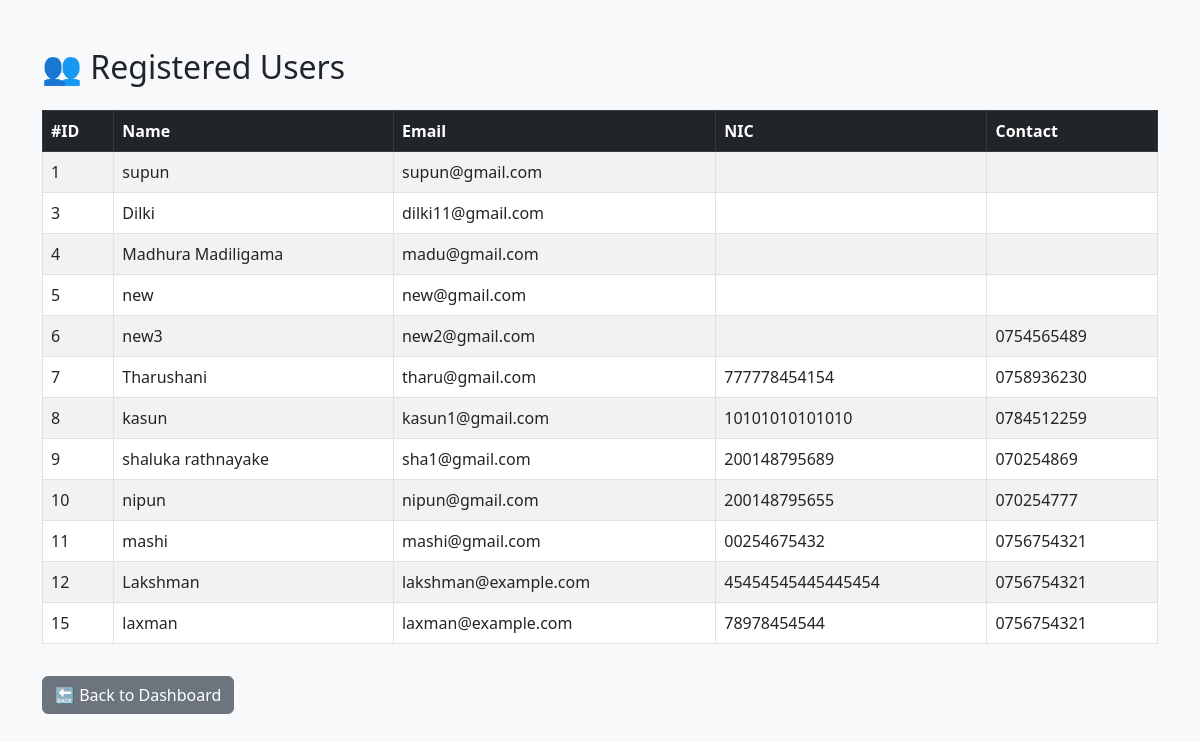
The page /admins/view_users.php (signed in) on the database its author committed.
### tables this page shows
CREATE TABLE `users` (
  `id` int(11) NOT NULL,
  `username` varchar(50) DEFAULT NULL,
  `name` varchar(100) DEFAULT NULL,
  `nic` varchar(20) DEFAULT NULL,
  `email` varchar(100) DEFAULT NULL,
  `password` varchar(255) DEFAULT NULL,
  `phone` varchar(20) DEFAULT NULL,
  `address` text DEFAULT NULL,
  `city` varchar(100) NOT NULL,
  `contact` varchar(20) DEFAULT NULL,
  `registration_date` datetime DEFAULT current_timestamp()
);

### admins/view_users.php (the view, shortened to what this page needs)
<?php
include("../includes/db.php");
$result = $conn->query("SELECT id, name, email, nic, contact, address FROM users");
?>
<!DOCTYPE html>
<html>
<head>
    <link href="https://cdn.jsdelivr.net/npm/bootstrap@5.3.0/dist/css/bootstrap.min.css" rel="stylesheet">
</head>
<body class="bg-light">
<div class="container mt-5">
    <h2 class="mb-4">👥 Registered Users</h2>
    <table class="table table-bordered table-striped">
        <thead class="table-dark">
            <tr>
                <th>#ID</th>
                <th>Name</th>
                <th>Email</th>
                <th>NIC</th>
                <th>Contact</th>
            </tr>
        </thead>
        <tbody>
            <?php while($user = $result->fetch_assoc()): ?>
            <tr>
                <td><?= $user["id"] ?></td>
                <td><?= htmlspecialchars($user["name"]) ?></td>
                <td><?= htmlspecialchars($user["email"]) ?></td>
                <td><?= htmlspecialchars($user["nic"]) ?></td>
                <td><?= htmlspecialchars($user["contact"]) ?></td>
            </tr>
            <?php endwhile; ?>
        </tbody>
    </table>
    <a href="dashboard.php" class="btn btn-secondary mt-3">🔙 Back to Dashboard</a>
</div>
</body>
</html>

### rows shown on the page
users: id "1", name "supun", email "supun@gmail.com"
users: id "3", name "Dilki", email "dilki11@gmail.com"
users: id "4", name "Madhura Madiligama", email "madu@gmail.com"
users: id "5", name "new", email "new@gmail.com"
users: id "6", name "new3", email "new2@gmail.com", contact "0754565489"
users: id "7", name "Tharushani", email "tharu@gmail.com", nic "777778454154", contact "0758936230"
users: id "8", name "kasun", email "kasun1@gmail.com", nic "10101010101010", contact "0784512259"
users: id "9", name "shaluka rathnayake", email "sha1@gmail.com", nic "200148795689", contact "070254869"
users: id "10", name "nipun", email "nipun@gmail.com", nic "200148795655", contact "070254777"
users: id "11", name "mashi", email "mashi@gmail.com", nic "00254675432", contact "0756754321"
users: id "12", name "Lakshman", email "lakshman@example.com", nic "45454545445445454", contact "0756754321"
users: id "15", name "laxman", email "laxman@example.com", nic "78978454544", contact "0756754321"
